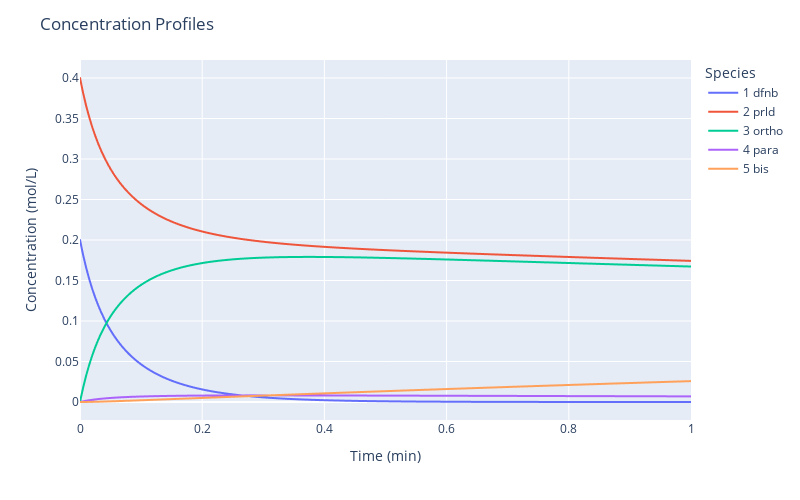

The code cell stored with this chart in its notebook:
### Code cell
# Model simulation and concentration profile plot
# The target product 3 ortho accumulates immediately after the reaction starts
# After most 1 dfnb has been reacted, side reaction 3 becomes faster than reaction 1, which consumes the produced 3 ortho 
operation_params = [
    ({"param": "Temperature"}, 100), # oC
    ({"param": "Residence_Time"}, 1), # min
    ({"param": "Concentration", "stream": "Continuous_Flow", "species": "prld"}, 0.4), # mol/L
]
pyrrolidine_snar.plot_simulation_profiles(operation_params)

### Figure 1 — Plotly figure (JSON) as saved in the notebook; plotly's stock layout.template omitted (floating-point values rounded to 4 significant figures; data arrays with more than 128 entries replaced by an {"elided": "..."} marker saying what was removed)
{"data": [{"hovertemplate": "Species=1 dfnb<br>Time (min)=%{x}<br>Concentration (mol/L)=%{y}<extra></extra>", "legendgroup": "1 dfnb", "line": {"color": "#636efa", "dash": "solid"}, "marker": {"symbol": "circle"}, "mode": "lines", "name": "1 dfnb", "showlegend": true, "type": "scattergl", "x": {"elided": "201 float values"}, "xaxis": "x", "y": {"elided": "201 float values"}, "yaxis": "y"}, {"hovertemplate": "Species=2 prld<br>Time (min)=%{x}<br>Concentration (mol/L)=%{y}<extra></extra>", "legendgroup": "2 prld", "line": {"color": "#EF553B", "dash": "solid"}, "marker": {"symbol": "circle"}, "mode": "lines", "name": "2 prld", "showlegend": true, "type": "scattergl", "x": {"elided": "201 float values"}, "xaxis": "x", "y": {"elided": "201 float values"}, "yaxis": "y"}, {"hovertemplate": "Species=3 ortho<br>Time (min)=%{x}<br>Concentration (mol/L)=%{y}<extra></extra>", "legendgroup": "3 ortho", "line": {"color": "#00cc96", "dash": "solid"}, "marker": {"symbol": "circle"}, "mode": "lines", "name": "3 ortho", "showlegend": true, "type": "scattergl", "x": {"elided": "201 float values"}, "xaxis": "x", "y": {"elided": "201 float values"}, "yaxis": "y"}, {"hovertemplate": "Species=4 para<br>Time (min)=%{x}<br>Concentration (mol/L)=%{y}<extra></extra>", "legendgroup": "4 para", "line": {"color": "#ab63fa", "dash": "solid"}, "marker": {"symbol": "circle"}, "mode": "lines", "name": "4 para", "showlegend": true, "type": "scattergl", "x": {"elided": "201 float values"}, "xaxis": "x", "y": {"elided": "201 float values"}, "yaxis": "y"}, {"hovertemplate": "Species=5 bis<br>Time (min)=%{x}<br>Concentration (mol/L)=%{y}<extra></extra>", "legendgroup": "5 bis", "line": {"color": "#FFA15A", "dash": "solid"}, "marker": {"symbol": "circle"}, "mode": "lines", "name": "5 bis", "showlegend": true, "type": "scattergl", "x": {"elided": "201 float values"}, "xaxis": "x", "y": {"elided": "201 float values"}, "yaxis": "y"}], "layout": {"height": 500, "legend": {"title": {"text": "Species"}, "tracegroupgap": 0}, "margin": {"t": 60}, "title": {"text": "Concentration Profiles"}, "width": 800, "xaxis": {"anchor": "y", "domain": [0, 1], "title": {"text": "Time (min)"}}, "yaxis": {"anchor": "x", "domain": [0, 1], "title": {"text": "Concentration (mol/L)"}}}}
